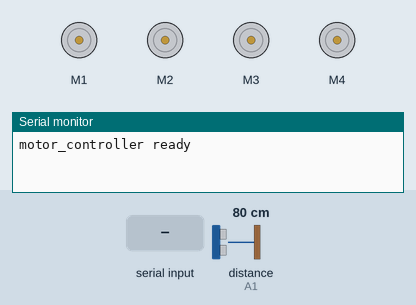
This sketch was run on a simulated Arduino Uno, built with avr-gcc and run on an emulated ATmega328P. Parts: 4 × DC motor (green arrow = forward, orange = backward, longer = faster), the last lines printed to the serial monitor. Wiring (inferred from the names in the program): ultrasonic range finder: trigger A0; echo A1. The test bench sets the inputs (shaded band); at power-on: distance to the obstacle (sensor on A1) 80 cm. The echo pulse lasts 58.3 µs per cm.

Above: at 1.2 s.
1.3 s: "F\n" received over Serial
At 1.7 s:
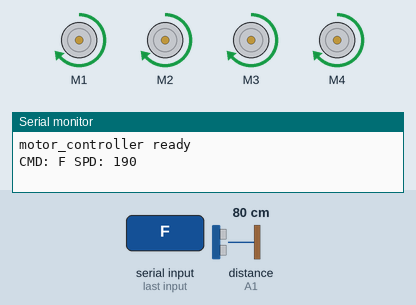
3.3 s: "FL\n" received over the second serial link
At 3.55 s:
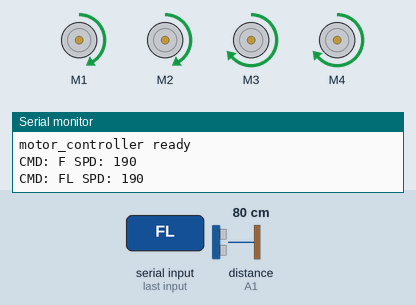
5.3 s: "FR\n" received over Serial
At 5.7 s:
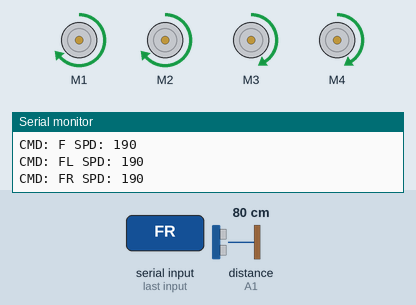
7.3 s: "B\n" received over the second serial link
At 7.7 s:
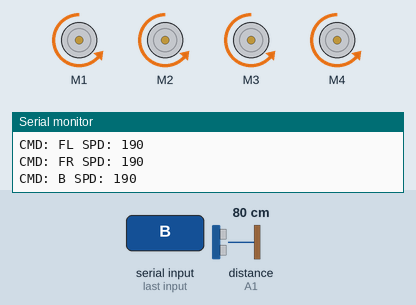
9.3 s: "L\n" received over Serial
At 9.55 s:
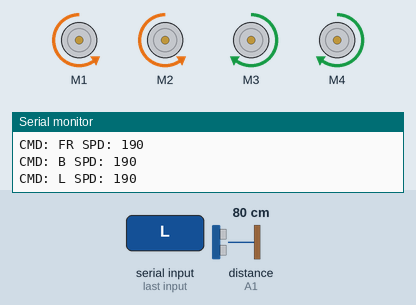
11.3 s: "R\n" received over the second serial link
At 11.55 s:
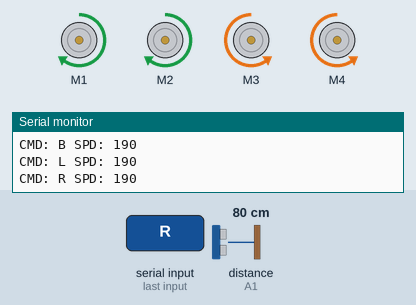
Timing chart, 0 to 14.3 s (numbered marks = the images above; inputs shaded):
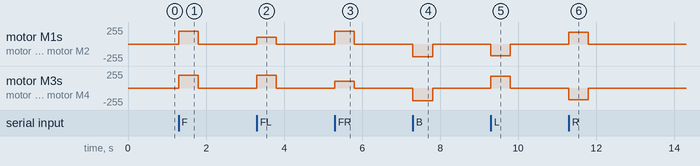

Measured:
- after the input at 1.3 s, motor M1–4: stopped → forward 190/255 at once, → stopped 0.51 s later
- after the input at 3.3 s, motor M1, motor M2: stopped → forward 104/255 at once, → stopped 0.50 s later; motor M3, motor M4: stopped → forward 190/255 at once, → stopped 0.50 s later
- after the input at 5.3 s, motor M1, motor M2: stopped → forward 190/255 at once, → stopped 0.50 s later; motor M3, motor M4: stopped → forward 104/255 at once, → stopped 0.50 s later
- after the input at 7.3 s, motor M1–4: stopped → backward 190/255 at once, → stopped 0.51 s later
- after the input at 9.3 s, motor M1, motor M2: stopped → backward 175/255 at once, → stopped 0.50 s later; motor M3, motor M4: stopped → forward 175/255 at once, → stopped 0.50 s later
- after the input at 11.3 s, motor M1, motor M2: stopped → forward 175/255 at once, → stopped 0.50 s later; motor M3, motor M4: stopped → backward 175/255 at once, → stopped 0.50 s later

The sketch:

motor_controller.ino
```cpp
#include <AFMotor.h>
#include <SoftwareSerial.h>

const int PIN_ARD_RX = 10;
const int PIN_ARD_TX = 9;

SoftwareSerial espSerial(PIN_ARD_RX, PIN_ARD_TX);

AF_DCMotor motorFL(1);
AF_DCMotor motorRL(2);
AF_DCMotor motorFR(3);
AF_DCMotor motorRR(4);

int g_speed     = 190;
int g_turnSpeed = 175;

const unsigned long CMD_TIMEOUT_MS = 500;

unsigned long lastCmdMs  = 0;
bool          motorsLive = false;

const bool USE_SONAR = true;
const int  TRIG_PIN = A0, ECHO_PIN = A1;
const int  STOP_CM  = 25;
int g_dist = 0;
unsigned long lastPingMs = 0;
bool movingForward = false;

int readDistanceCm() {
  digitalWrite(TRIG_PIN, LOW);  delayMicroseconds(4);
  digitalWrite(TRIG_PIN, HIGH); delayMicroseconds(10);
  digitalWrite(TRIG_PIN, LOW);
  long us = pulseIn(ECHO_PIN, HIGH, 12000);
  if (us == 0) return 0;
  int cm = (int)(us / 58);
  return (cm >= 2 && cm <= 400) ? cm : 0;
}

bool blockedAhead() { return USE_SONAR && g_dist > 0 && g_dist < STOP_CM; }

void driveLeft(int speed) {
  uint8_t spd = constrain(abs(speed), 0, 255);
  uint8_t dir = (speed > 0) ? FORWARD : (speed < 0) ? BACKWARD : 0;
  motorFL.setSpeed(spd); motorRL.setSpeed(spd);
  if (dir) { motorFL.run(dir); motorRL.run(dir); }
  else     { motorFL.run(RELEASE); motorRL.run(RELEASE); }
}

void driveRight(int speed) {
  uint8_t spd = constrain(abs(speed), 0, 255);
  uint8_t dir = (speed > 0) ? FORWARD : (speed < 0) ? BACKWARD : 0;
  motorFR.setSpeed(spd); motorRR.setSpeed(spd);
  if (dir) { motorFR.run(dir); motorRR.run(dir); }
  else     { motorFR.run(RELEASE); motorRR.run(RELEASE); }
}

void stopMotors() {
  movingForward = false;
  motorFL.run(RELEASE); motorRL.run(RELEASE);
  motorFR.run(RELEASE); motorRR.run(RELEASE);
  motorsLive = false;
}

void doForward()   { driveLeft( g_speed);             driveRight( g_speed);             motorsLive = true; movingForward = true; }
void doBackward()  { driveLeft(-g_speed);             driveRight(-g_speed);             motorsLive = true; }
void doPivotL()    { driveLeft(-g_turnSpeed);         driveRight( g_turnSpeed);         motorsLive = true; }
void doPivotR()    { driveLeft( g_turnSpeed);         driveRight(-g_turnSpeed);         motorsLive = true; }
void doArcFL()     { driveLeft( g_speed * 55 / 100); driveRight( g_speed);             motorsLive = true; }
void doArcFR()     { driveLeft( g_speed);             driveRight( g_speed * 55 / 100); motorsLive = true; }
void doArcBL()     { driveLeft(-g_speed * 55 / 100); driveRight(-g_speed);             motorsLive = true; }
void doArcBR()     { driveLeft(-g_speed);             driveRight(-g_speed * 55 / 100); motorsLive = true; }

void handleCommand(const String& raw) {
  String cmd = raw;
  cmd.trim();
  if (cmd.length() == 0) return;

  int numStart = -1;
  for (int i = 0; i < (int)cmd.length(); i++) {
    if (isDigit(cmd[i])) { numStart = i; break; }
  }
  if (numStart > 0) {
    int spd = cmd.substring(numStart).toInt();
    if (spd > 0 && spd <= 255) g_speed = g_turnSpeed = spd;
    cmd = cmd.substring(0, numStart);
  }

  lastCmdMs = millis();

  Serial.print(F("CMD: "));
  Serial.print(cmd);
  Serial.print(F(" SPD: "));
  Serial.println(g_speed);

  bool wantsForward = (cmd == "F" || cmd == "FL" || cmd == "FR");
  if (wantsForward && blockedAhead()) {
    stopMotors();
    Serial.print(F("BLOCKED at ")); Serial.print(g_dist); Serial.println(F(" cm"));
    return;
  }

  if      (cmd == "F")  doForward();
  else if (cmd == "B")  doBackward();
  else if (cmd == "L")  doPivotL();
  else if (cmd == "R")  doPivotR();
  else if (cmd == "FL") doArcFL();
  else if (cmd == "FR") doArcFR();
  else if (cmd == "BL") doArcBL();
  else if (cmd == "BR") doArcBR();
  else if (cmd == "S")  stopMotors();
}

void setup() {
  motorFL.setSpeed(g_speed); motorRL.setSpeed(g_speed);
  motorFR.setSpeed(g_speed); motorRR.setSpeed(g_speed);
  stopMotors();

  Serial.begin(115200);
  Serial.println(F("motor_controller ready"));

  pinMode(TRIG_PIN, OUTPUT);
  pinMode(ECHO_PIN, INPUT);
  espSerial.begin(57600);
}

void loop() {
  if (espSerial.available()) {
    String line = espSerial.readStringUntil('\n');
    handleCommand(line);
  }

  if (Serial.available()) {
    String line = Serial.readStringUntil('\n');
    handleCommand(line);
  }

  if (USE_SONAR && millis() - lastPingMs >= 60) {
    lastPingMs = millis();
    g_dist = readDistanceCm();
    if (movingForward && blockedAhead()) stopMotors();
  }

  if (motorsLive && (millis() - lastCmdMs > CMD_TIMEOUT_MS)) {
    stopMotors();
  }
}
```
